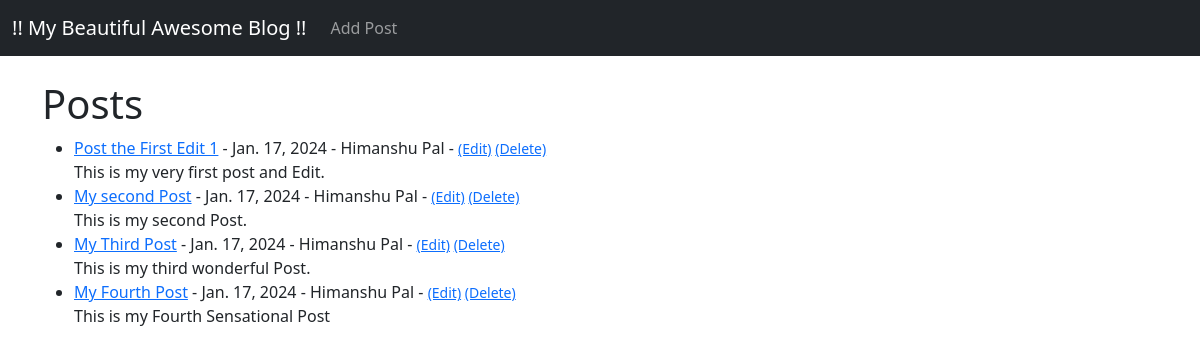
Before: / with the older database file.
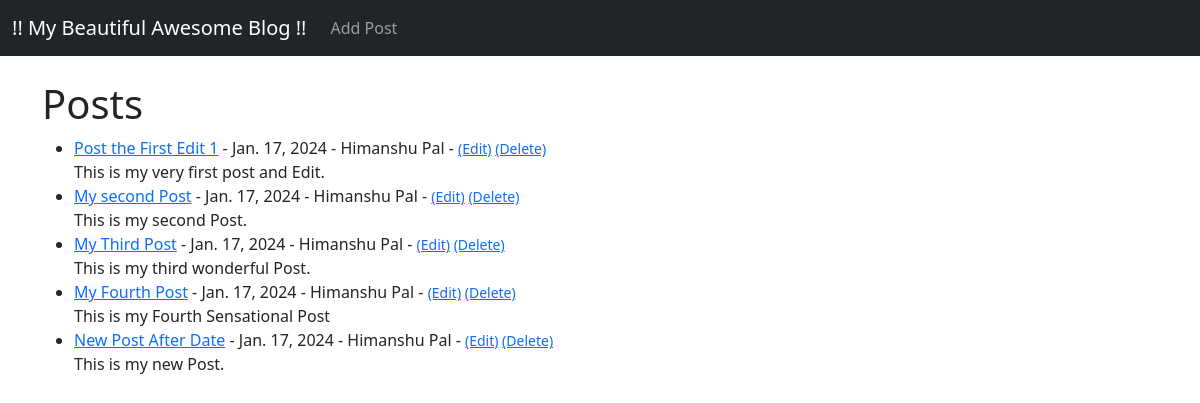
After: the same page with the newer database file.
### app/models.py (models this page shows, shortened)
class Post(models.Model):
    title = models.CharField(max_length=255)
    title_tag = models.CharField(max_length=255)
    author = models.ForeignKey(User,on_delete=models.CASCADE)
    body = models.TextField()
    post_date = models.DateField(auto_now_add=True)

### app/views.py (the view)
# urls.py: path('',HomeView.as_view(),name="home"),
class HomeView(ListView):
    model = Post
    template_name = 'home.html'
    ordering = ['-post_date']

### app/templates/home.html
{% extends 'base.html' %}
{% block content %}
        <h1>Posts</h1>
        <ul>
        {% for post in object_list %}
           <li><a href="{% url 'article-detail' post.pk %}">
           {{ post.title }}</a> - {{ post.post_date }} -
           {{ post.author.first_name }}
           {{ post.author.last_name }} -
           <small>
           <a href="{% url 'update_post' post.pk %}">(Edit)</a>
           <a href="{% url 'delete_post' post.pk %}">(Delete)</a>
           </small><br>
           {{ post.body }}
           </li>
        {% endfor %}
        </ul>
{% endblock %}

### app/templates/base.html (shortened to what this page needs)
<!doctype html>
<html lang="en">
  <head>
    <link href="https://cdn.jsdelivr.net/npm/bootstrap@5.3.2/dist/css/bootstrap.min.css" rel="stylesheet">
  </head>
  <body>
    <nav class="navbar navbar-expand-lg navbar-dark bg-dark">
      <div class="container-fluid">
        <a class="navbar-brand" href="{% url "home" %}">!! My Beautiful Awesome Blog !!</a>
        <div class="collapse navbar-collapse" id="navbarSupportedContent">
          <ul class="navbar-nav me-auto mb-2 mb-lg-0">
            <li class="nav-item">
              <a class="nav-link" href="{% url 'add_post' %}">Add Post</a>
            </li>
          </ul>
        </div>
      </div>
    </nav>
    <br>
    <div class="container">
        {% block content %}
        {% endblock %}
    </div>
  </body>
</html>

Changed rows visible on the page:
added Post: title "New Post After Date", post_date "Jan. 17, 2024", author.first_name "Himanshu", author.last_name "Pal", body "This is my new Post."
